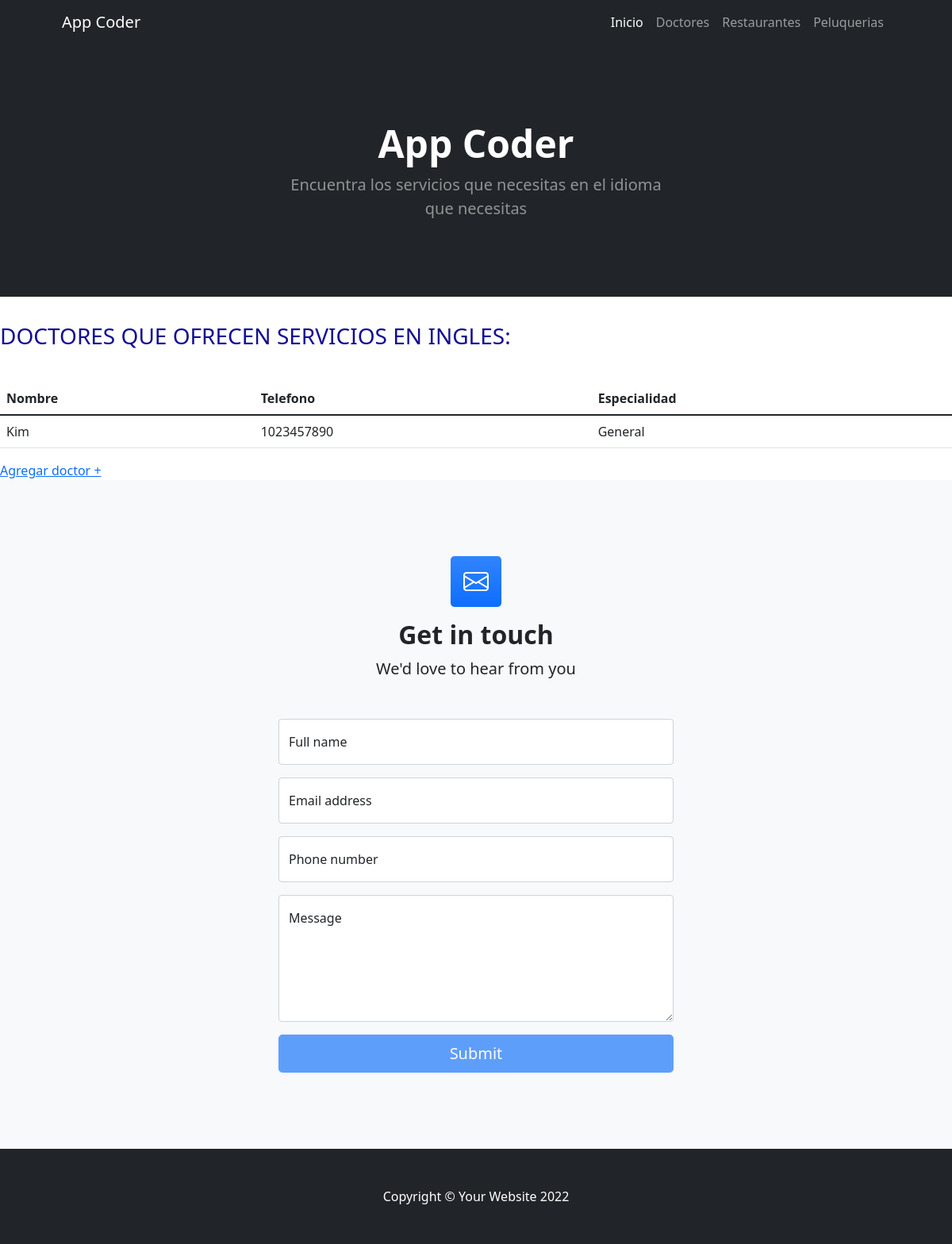
Page /appcoder/doctores/ on the earlier database version.
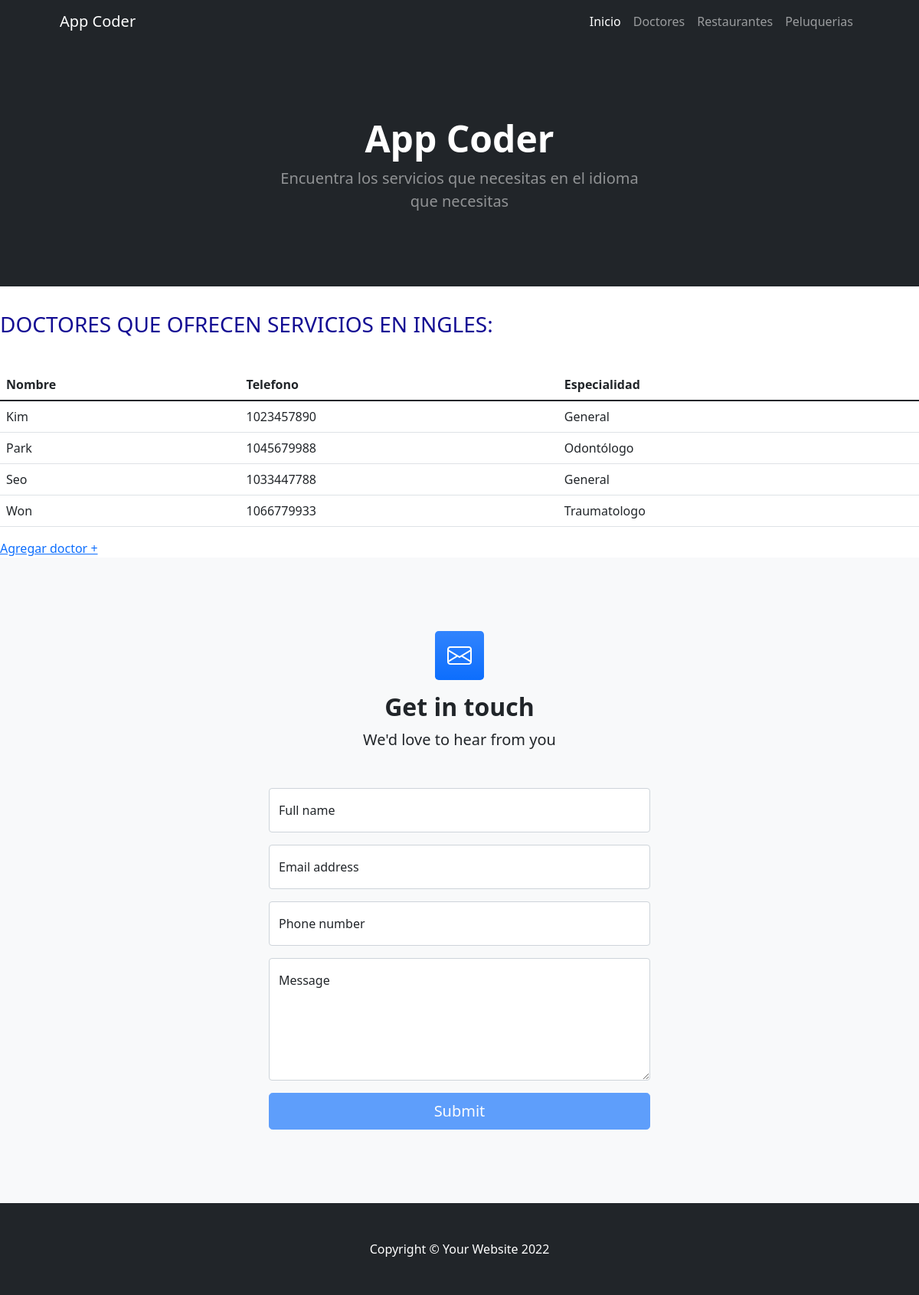
Same page on the later database version.
### AppCoder/models.py (models this page shows)
class Doctores(models.Model):
    nombre=models.CharField(max_length=30)
    telefono=models.IntegerField()
    especialidad=models.CharField(max_length=40)

### AppCoder/views.py (the view)
# urls.py: path('doctores/', views.doctores, name="doctores"),
def doctores(request):
    doctores=Doctores.objects.all()
    return render(request,'AppCoder/doctores.html',{"doctores":doctores})

### AppCoder/templates/AppCoder/doctores.html (shortened to what this page needs)
{% extends "AppCoder/padre.html" %}
{% load static %}
{% block contenidoQueCambia %}
    <body>
     <h3>
        <br>
        DOCTORES QUE OFRECEN SERVICIOS EN INGLES:
        <br>
        <br>
     </h3>
     <table class="table">
        <thead>
          <tr>
            <th scope="col">Nombre</th>
            <th scope="col">Telefono</th>
            <th scope="col">Especialidad</th>
          </tr>
        </thead>
        {% for doctor in doctores %}
        <tr>
            <td>{{ doctor.nombre }}</td>
            <td>{{ doctor.telefono }}</td>
            <td>{{ doctor.especialidad }}</td>
        </tr>
        {% endfor %}
     </table>
     <a href="{% url 'nuevodoctor' %}">Agregar doctor + </a>
    </body>
{% endblock %}

Differences in the rows shown:
added Doctores: nombre "Park", telefono "1045679988", especialidad "Odontólogo"
added Doctores: nombre "Seo", telefono "1033447788", especialidad "General"
added Doctores: nombre "Won", telefono "1066779933", especialidad "Traumatologo"
